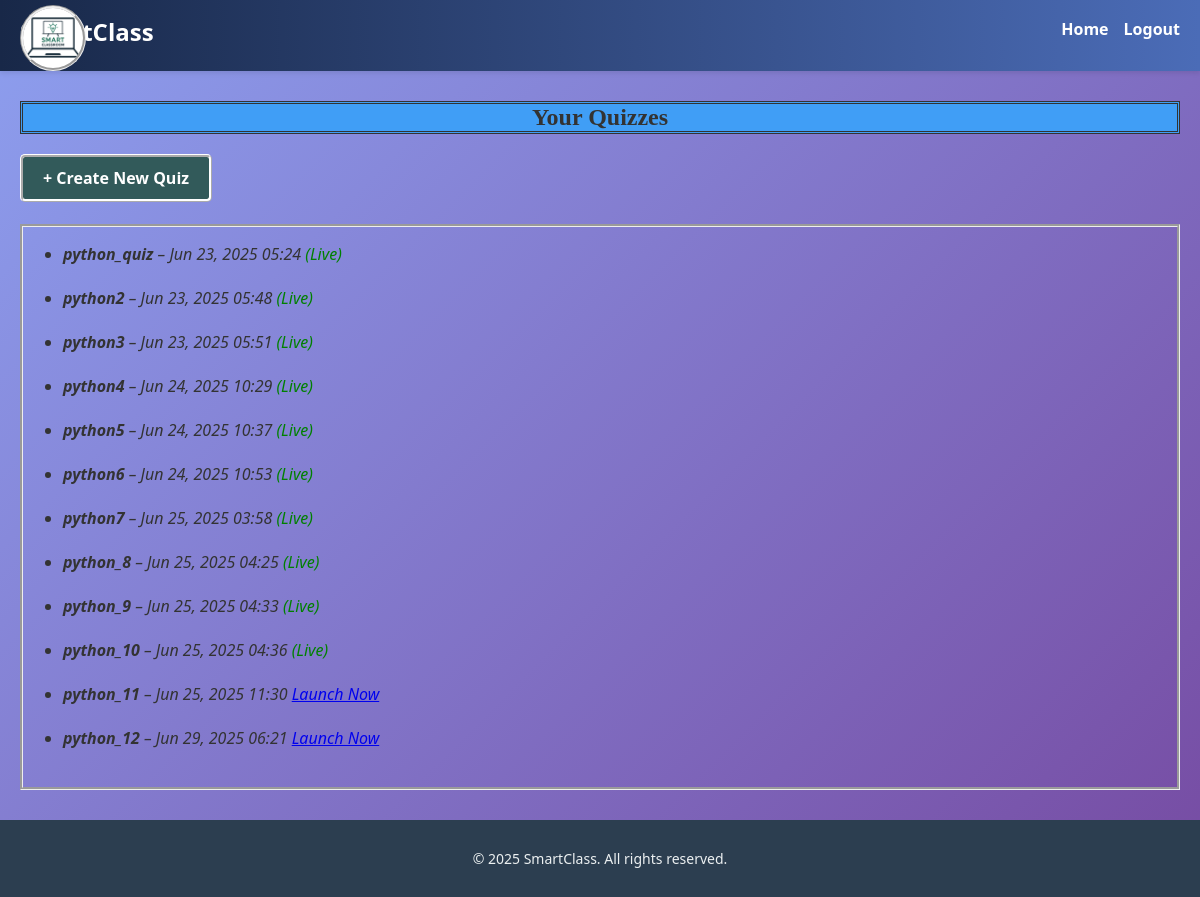
/teacher/quizzes/ (signed in), run on an earlier commit of the app's database.
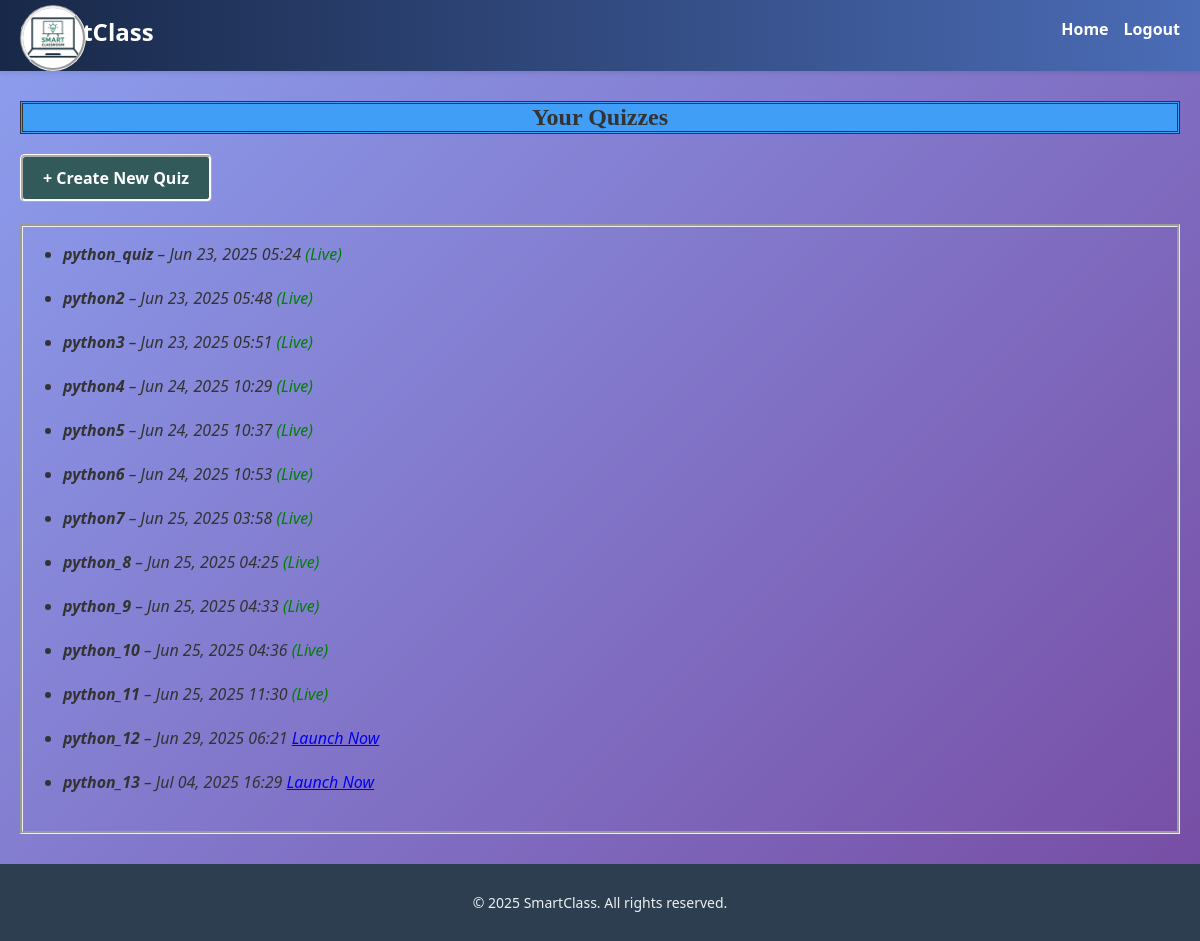
And on a later commit of the database.
### core/models.py (models this page shows, shortened)
class LiveQuiz(models.Model):
    title = models.CharField(max_length=200)
    created_by = models.ForeignKey(User, on_delete=models.CASCADE)
    is_active = models.BooleanField(default=False)
    created_at = models.DateTimeField(auto_now_add=True)

### core/views.py (the view)
# urls.py: path('teacher/quizzes/', views.teacher_quizzes, name='teacher_quizzes'),
@login_required
def teacher_quizzes(request):
    quizzes = LiveQuiz.objects.filter(created_by=request.user)
    return render(request, 'core/teacher_quizzes.html', {'quizzes': quizzes})

### core/templates/core/teacher_quizzes.html
{% extends "core/base.html" %}
{% block content %}
<body style="background:linear-gradient(135deg, #8d9fef, #764ba2);">
<center><h2 style="margin-top:0;border-style:double;background-color: rgb(64, 158, 246);
font-family: Cambria, Cochin, Georgia, Times, 'Times New Roman', serif;glow">Your Quizzes</h2></center>
<a href="{% url 'create_quiz' %}" style="
    color: rgb(255, 255, 255);
    display: inline-block;
     font-weight: bold;
    padding: 10px 20px;
    background-color:rgb(50, 90, 90);
    border-style: ridge;
    border-color: rgb(255, 255, 255);
    text-decoration: none;
    border-radius: 5px;"
  }>+ Create New Quiz</a>
  <br><br>
<div style="border-style: groove;">
<ul>
  {% for quiz in quizzes %}
    <li style="font-style: italic; font-weight: 500 ;">
      <strong>{{ quiz.title }}</strong> – {{ quiz.created_at|date:"M d, Y H:i" }}
      {% if quiz.is_active %}
        <span style="color: green;">(Live)</span>
      {% else %}
        <a href="{% url 'launch_quiz' quiz.id %}">  Launch Now</a>
      {% endif %}
    </li><br>
  {% endfor %}
</ul>
</div>
</body>
{% endblock %}

What changed in the data, as far as the page shows it:
changed LiveQuiz "python_11": is_active "Launch Now" → "(Live)"
added LiveQuiz: title "python_13", created_at "Jul 04, 2025 16:29", is_active "Launch Now"
